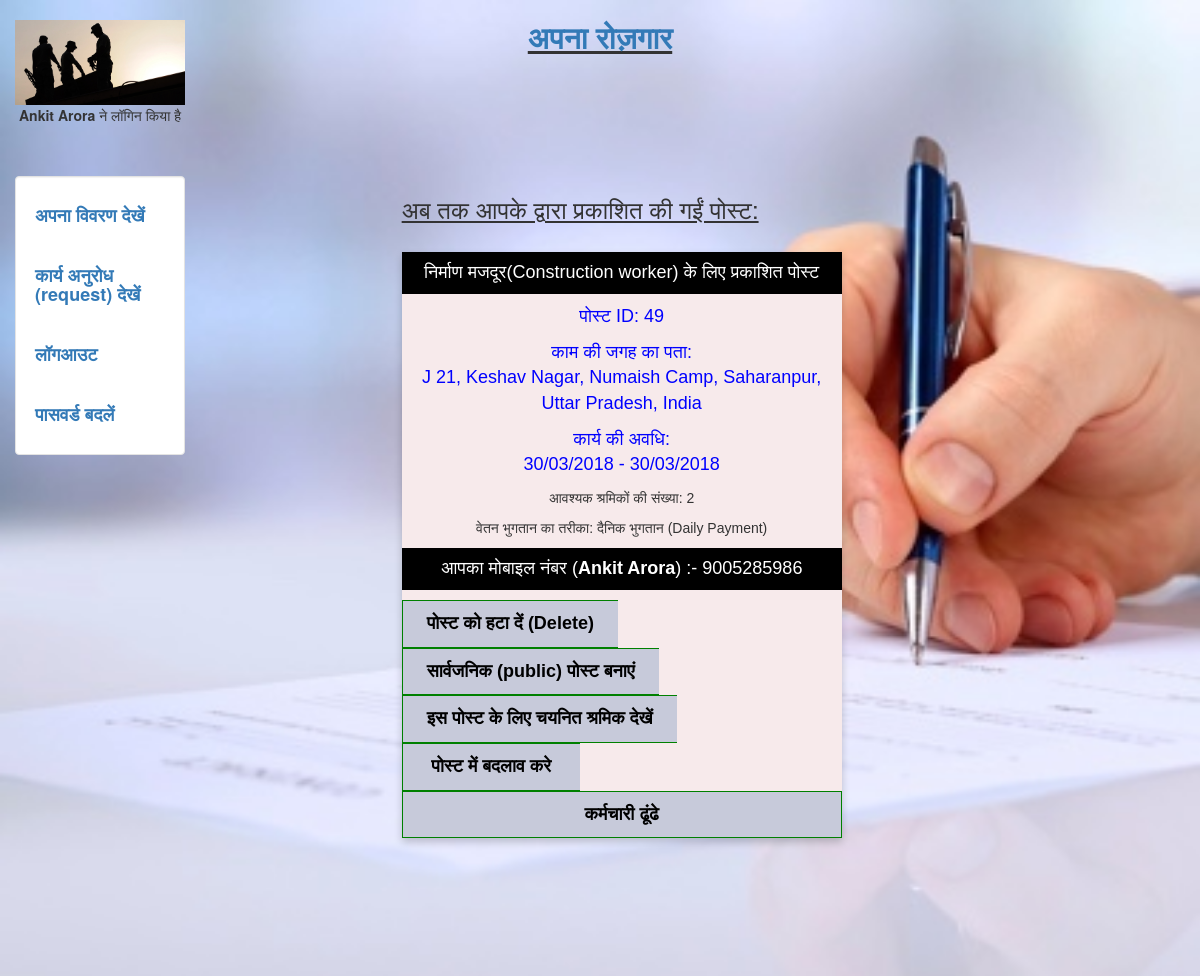
Page /update (signed in) on the earlier database version.
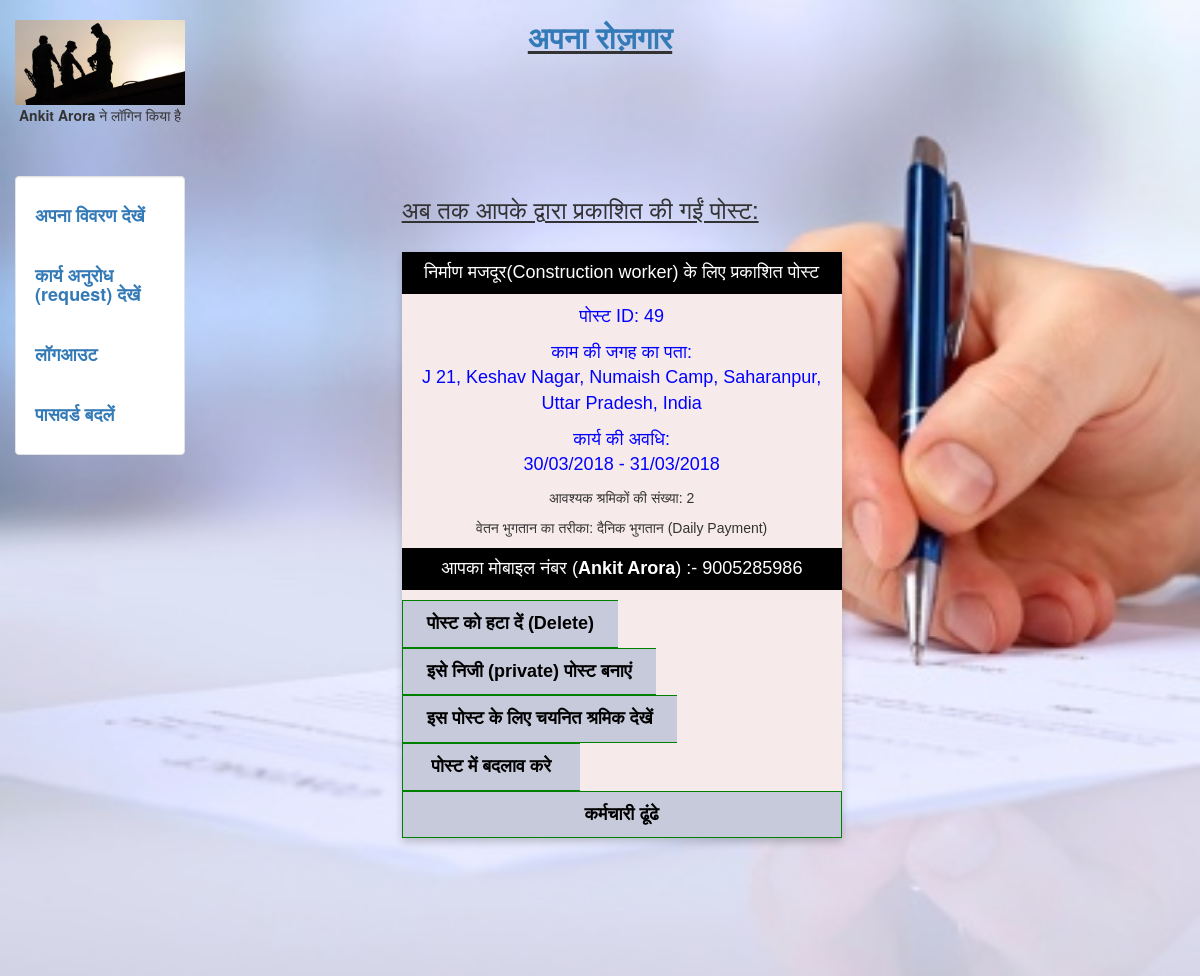
Same page on the later database version.
### search/models.py (models this page shows, shortened)
class Posts(models.Model):
	post_id=models.AutoField(primary_key=True)
	username = models.CharField(max_length=100)
	name = models.CharField(max_length = 100,blank = True, null = True)
	s_contact = models.CharField(max_length=50,blank = True,null = True)
	rskill = models.CharField(max_length = 100,blank = True, null = True)
	street = models.CharField(max_length=250,blank = True, null = True)
	location = models.CharField(max_length=250,blank = True, null = True)
	start_date = models.DateField(blank = True, null = True)
	end_date = models.DateField(blank = True, null = True)
	Nworker = models.IntegerField(blank = True, null = True)
	Twork = models.CharField(max_length = 250,blank = True, null = True)
	description = models.TextField(max_length = 500,blank = True, null = True)
	lat = models.CharField(max_length = 50, blank = True, null= True)
	lng = models.CharField(max_length = 50, blank = True, null= True)
	status = models.CharField(max_length = 50,blank = True, null = True)
	distance = models.IntegerField(blank = True, null = True)
	temp=models.CharField(max_length = 2,blank = True, null = True)
	temp1=models.CharField(max_length = 2,blank = True, null = True)

### search/views.py (the view)
# urls.py: url(r'^update',update,name = 'update'),
def update(request):
  if request.method=="POST" and 'update' in request.POST:
    post_id=request.POST.get('post_id',None)
    name=request.POST.get('name')
    s_contact = request.POST.get('s_contact',None)
    rskill = request.POST.get('rskill',None)
    street = request.POST.get('street',None)
    locatio = request.POST.get('location',None)
    s_date = request.POST.get('start_date',None)
    e_date = request.POST.get('end_date',None)
    lat1 = request.POST.get('lat',None)
    lng1 = request.POST.get('lng',None)
    Nworker=request.POST.get('Nworker',None)
    Twork=request.POST.get('Twork',None)
    description=request.POST.get('description',None)
    data=Posts.objects.get(post_id=post_id)
    data.name=name
    data.s_contact=s_contact
    data.rskill=rskill
    data.street==street
    data.location=locatio
    data.start_date=s_date
    data.end_date=e_date
    data.Nworker=Nworker
    data.Twork=Twork
    data.description=description
    data.lat=lat1
    data.lng=lng1
    data.save()
    warn=""
    return render(request,'search/update.html',{'data':data,'warn':warn})
  else:
    pos=Posts.objects.filter(username=request.user.username)
    warn=""
    if len(pos)==0:
      warn="कोई पोस्ट नहीं मिला।"
    return render(request,'search/postresult.html',{'pos':pos,'warn':warn})

### search/templates/search/postresult.html (shortened to what this page needs)
{% extends "login/header.html" %}
{% block content %}
<div class ='col-sm-6 col-sm-offset-2'>
  <link rel="stylesheet" href="https://cdnjs.cloudflare.com/ajax/libs/font-awesome/4.7.0/css/font-awesome.min.css">
<h3><u>अब तक आपके द्वारा प्रकाशित की गईं पोस्ट: </u></h3>    <br>
{% for data in pos %}
  <div class="card" style="background-color:#F7EAEB">
  <p><button class = "but">{{data.rskill}} के लिए प्रकाशित पोस्ट</button></p>
  <p class="title">पोस्ट ID: {{data.post_id}}</p>
  <p class="title">काम की जगह का पता: <br>{{data.street}}, {{data.location}}</p>
  <p class="title">कार्य की अवधि: <br>{{data.start_date|date:"d/m/20y"}} - {{data.end_date|date:"d/m/20y"}}</p>
 <p>आवश्यक श्रमिकों की संख्या: {{data.Nworker}}</p>
  <p>वेतन भुगतान का तरीका: {{data.Twork}}</p>
  <p><button class = "but">आपका मोबाइल नंबर (<b>{{data.name}}</b>) :- {{data.s_contact}}</button></p>
  <form method="POST" action="/see_work_post">
     <div class = "btn-group"><font size = 4>
     <b><button type="submit" name = 'delete' >पोस्ट को हटा दें (Delete)</button>
      {%if "private" in data.status%}
     <button type="submit" name = 'status' >सार्वजनिक (public) पोस्ट बनाएं</button>
     {%else%}
     <button type="submit" name = 'status' >इसे निजी (private) पोस्ट बनाएं</button>
     {%endif%}
     <button type="submit" name = 'selected' >इस पोस्ट के लिए चयनित श्रमिक देखें</button>
     <button type="submit" name = 'edit' style = "width : 40.5% ">पोस्ट में बदलाव करे</button>
     <button type="submit" name = 'search' style = "width: 100%">कर्मचारी ढूंढे</button>
   </b>
 </font>
</div>
  </form>
</div>
    <br>
    <br>
{% endfor %}
</div>
{% endblock %}

Differences in the rows shown:
changed Posts "निर्माण मजदूर(Construction worker)": end_date "30/03/2018" → "31/03/2018"; status "सार्वजनिक (public) पोस्ट बनाएं" → "इसे निजी (private) पोस्ट बनाएं"
